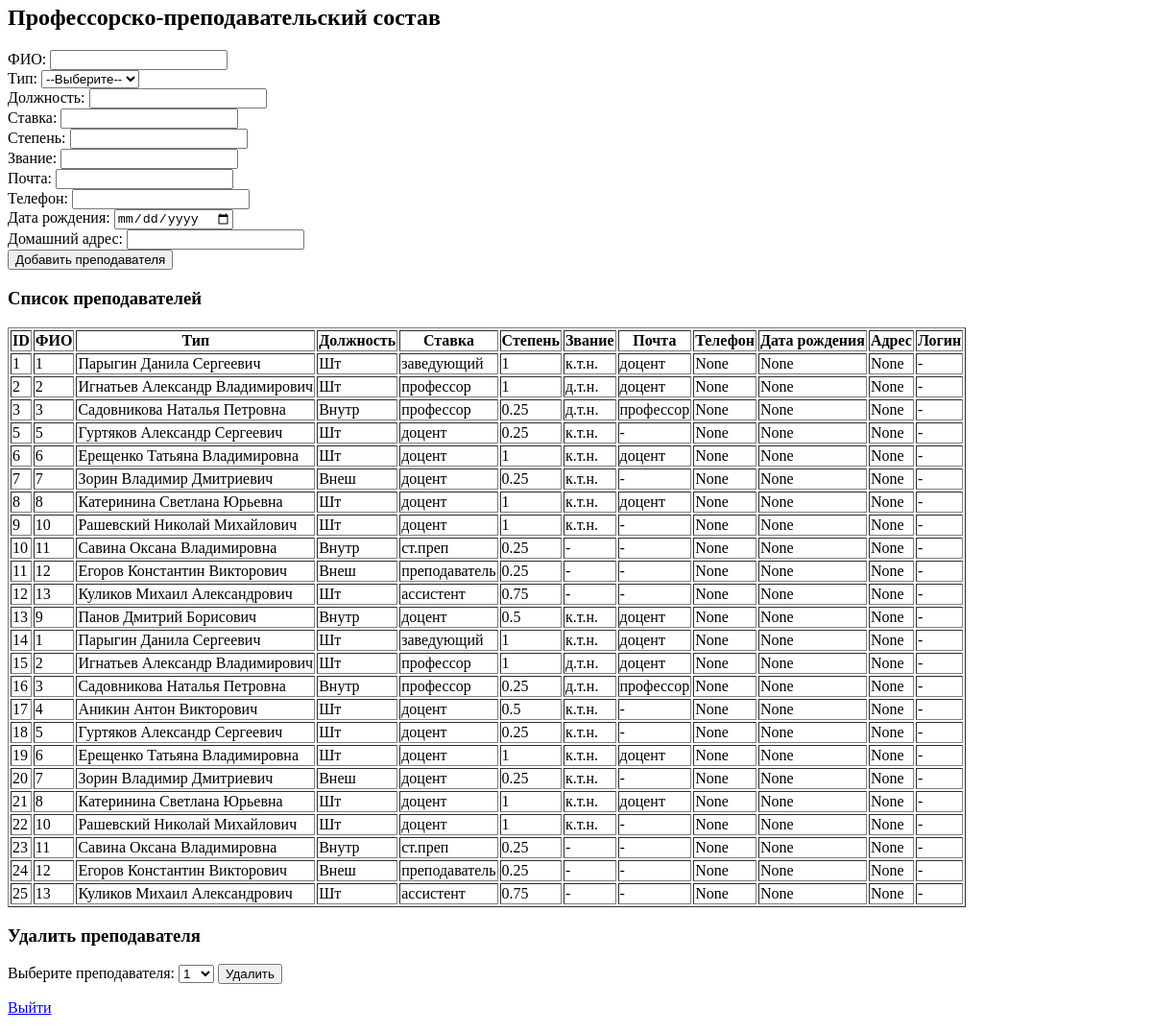
Page /dashboard/ (signed in, lower part) on the earlier database version.
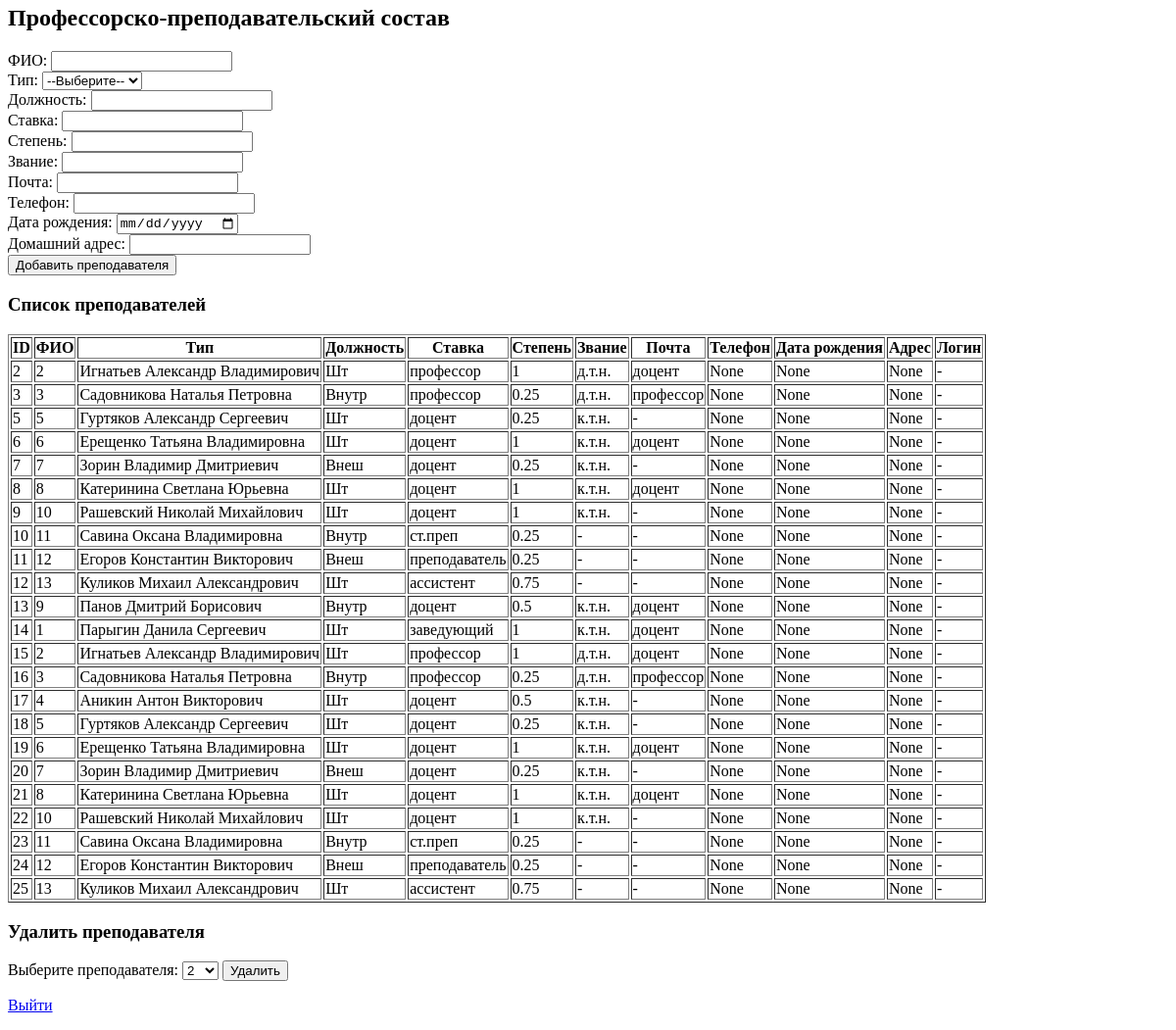
Same page on the later database version.
### main/models.py (models this page shows, shortened)
class Teacher(models.Model):
    TYPE_CHOICES = [
        ('Внутр', 'Внутр'),
        ('Шт', 'Шт'),
    ]
    full_name = models.CharField("ФИО", max_length=255)
    teacher_type = models.CharField("Тип", max_length=10, choices=TYPE_CHOICES)
    position = models.CharField("Должность", max_length=100)
    rate = models.CharField("Ставка", max_length=10)
    degree = models.CharField("Степень", max_length=100, blank=True, null=True)
    rank = models.CharField("Звание", max_length=100, blank=True, null=True)
    email = models.EmailField("Почта", blank=True, null=True)
    phone = models.CharField("Телефон", max_length=50, blank=True, null=True)
    birthday = models.DateField("День рождения", blank=True, null=True)
    address = models.TextField("Домашний адрес", blank=True, null=True)
    user = models.OneToOneField(User, on_delete=models.SET_NULL, null=True, blank=True)

### main/views.py (the view, shortened to what this page needs)
# urls.py: path('', views.dashboard, name='dashboard'),
@login_required
def dashboard(request):
    if request.user.is_superuser:
        staff_users = User.objects.filter(is_staff=True, is_superuser=False)
        teachers = Teacher.objects.all()
        return render(request, 'main/admin_dashboard.html', {
            'staff_users': staff_users,
            'teachers': teachers
        })
    elif request.user.is_staff:
        return render(request, 'main/teacher_dashboard.html')
    else:
        return render(request, 'main/student_dashboard.html')

### main/templates/main/admin_dashboard.html (shortened to what this page needs)
<!DOCTYPE html>
<html lang="ru">
<head>
</head>
<body>
<div id="tab4" class="tab-content">
    <h2>Профессорско-преподавательский состав</h2>
    <form method="post">
        <label>ФИО: <input type="text" name="full_name" required></label><br>
        <label>Тип:
            <select name="teacher_type" required>
                <option value="">--Выберите--</option>
            </select>
        </label><br>
        <label>Должность: <input type="text" name="position" required></label><br>
        <label>Ставка: <input type="text" name="rate" required></label><br>
        <label>Степень: <input type="text" name="degree"></label><br>
        <label>Звание: <input type="text" name="rank"></label><br>
        <label>Почта: <input type="email" name="email"></label><br>
        <label>Телефон: <input type="text" name="phone"></label><br>
        <label>Дата рождения: <input type="date" name="birthday"></label><br>
        <label>Домашний адрес: <input type="text" name="address"></label><br>
        <button type="submit">Добавить преподавателя</button>
    </form>
    <h3>Список преподавателей</h3>
    <table border="1">
        <tr>
            <th>ID</th>
            <th>ФИО</th>
            <th>Тип</th>
            <th>Должность</th>
            <th>Ставка</th>
            <th>Степень</th>
            <th>Звание</th>
            <th>Почта</th>
            <th>Телефон</th>
            <th>Дата рождения</th>
            <th>Адрес</th>
            <th>Логин</th>
        </tr>
        {% for teacher in teachers %}
        <tr>
            <td>{{ teacher.id }}</td>
            <td>{{ teacher.full_name }}</td>
            <td>{{ teacher.teacher_type }}</td>
            <td>{{ teacher.position }}</td>
            <td>{{ teacher.rate }}</td>
            <td>{{ teacher.degree }}</td>
            <td>{{ teacher.rank }}</td>
            <td>{{ teacher.email }}</td>
            <td>{{ teacher.phone }}</td>
            <td>{{ teacher.birthday }}</td>
            <td>{{ teacher.address }}</td>
            <td>
                {% if teacher.user %}
                    {{ teacher.user.username }}
                {% else %}
                    -
                {% endif %}
            </td>
        </tr>
        {% endfor %}
    </table>
    <h3>Удалить преподавателя</h3>
<form method="post">
    <label for="delete_teacher">Выберите преподавателя:</label>
    <select name="delete_teacher" required>
        {% for teacher in teachers %}
            <option value="{{ teacher.id }}">{{ teacher.full_name }}</option>
        {% endfor %}
    </select>
    <button type="submit" name="action" value="delete_teacher">Удалить</button>
</form>
</div>
<p><a href="{% url 'logout' %}">Выйти</a></p>
</body>
</html>

Differences in the rows shown:
removed Teacher: id "1", full_name "1", teacher_type "Парыгин Данила Сергеевич", position "Шт", rate "заведующий", degree "1", rank "к.т.н.", email "доцент", phone "None", birthday "None", address "None"
Other differences:
form field delete_teacher: "1" → "2"
